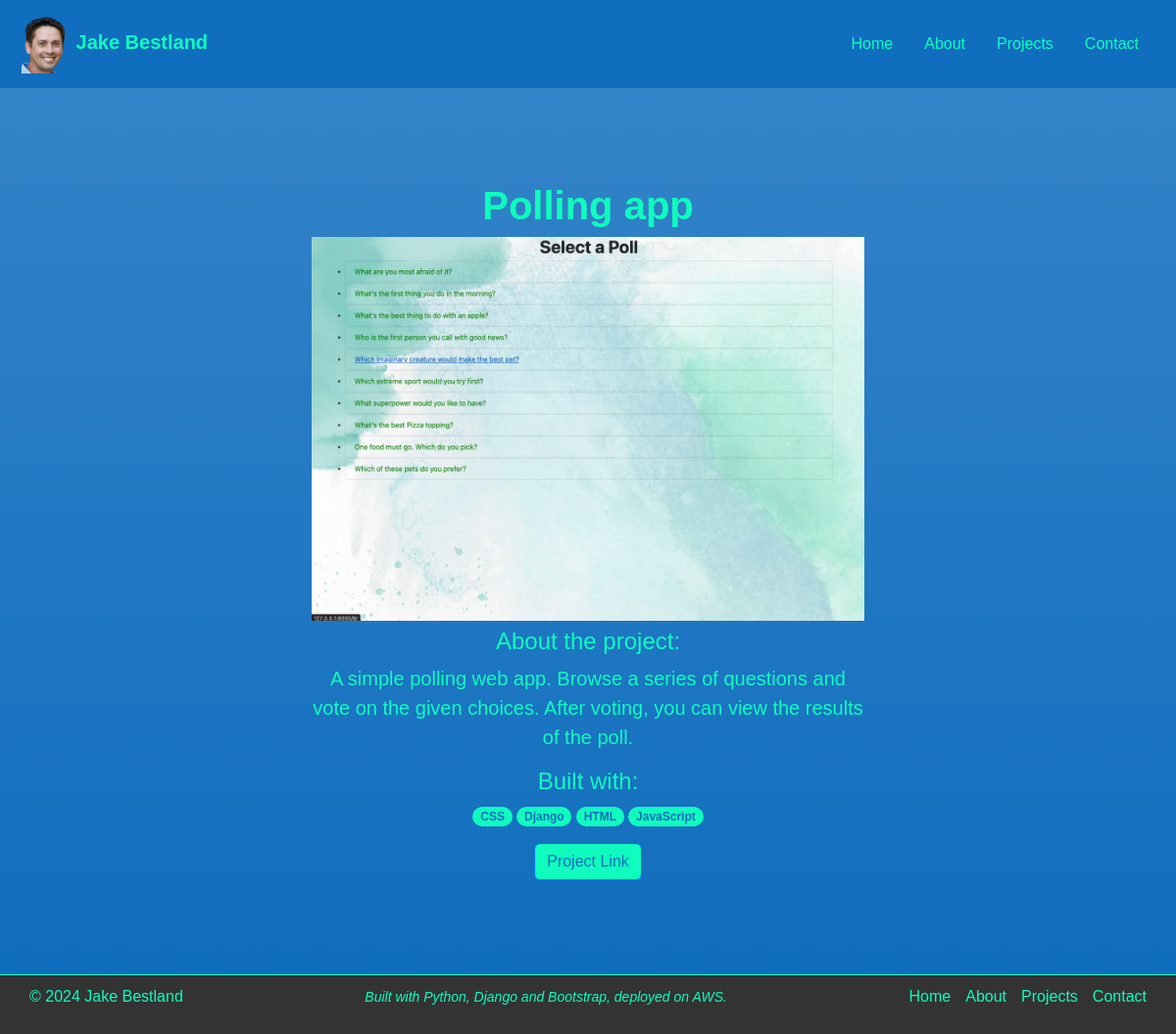
Before: /projects/polling-app with the older database file.
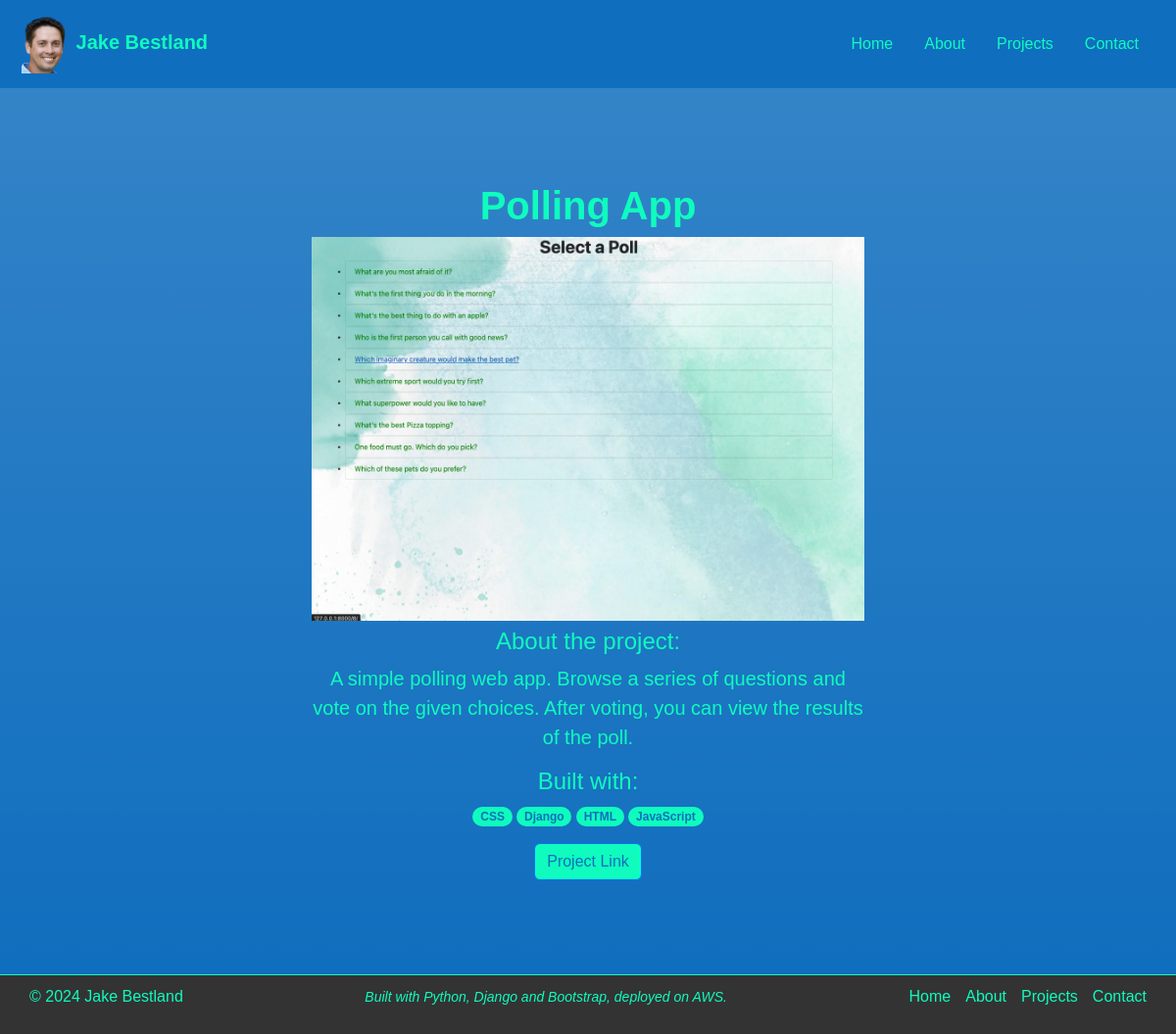
After: the same page with the newer database file.
### projects/models.py (models this page shows, shortened)
class Project(models.Model):
    title = models.CharField(max_length=100)
    description = models.TextField()
    skill = models.ManyToManyField(Skill, help_text="Select a skill used for this project.")
    slug = models.SlugField(unique=True, null=True, blank=True)
    preview_image = models.ImageField(upload_to='images/previews/', null=True, blank=True)
    animated_gif = models.ImageField(upload_to='images/gifs/', null=True, blank=True)
    link = models.URLField(null=True, blank=True)
    highlight = models.BooleanField(default=False)
    def display_skill(self):
        """Create a string for the Skill.  This is required to display the skill in Admin."""
        return ', '.join(skill.name for skill in self.skill.all())
    def skills_as_list(self):
        return (skill.name for skill in self.skill.all())
    display_skill.short_description = 'Skill'

### projects/views.py (the view)
# urls.py: path('projects/<slug:slug>', views.ProjectDetailView.as_view(), name='project_detail'),
class ProjectDetailView(generic.DetailView):
    model = Project
    template_name = 'projects/detail.html'

### projects/templates/projects/detail.html (shortened to what this page needs)
{% extends "base.html" %}
{% load static %}
{% block content %}
    <div class="px-4 py-5 text-center bg-gradient">
        <div class="row py-lg-5">
          <div class="col-lg-6 col-md-8 mx-auto">
            <h1 class="fw-normal"><strong>{{ project.title }}</strong></h1>
            <div class="gif-container d-inline-block">
              {% if project.preview_image %}
              <img src="{{ project.preview_image.url }}" class="img-fluid preview" alt="Static Preview" width="100%" height="75%">
              {% endif %}
            </div>
            <h4>About the project:</h4>
            <p class="lead">{{ project.description }}</p>
            <h4>Built with:</h4>
            <p>
                {% for skill in project.skills_as_list %}
                <span class="badge rounded-pill" style="background-color: #0FFCBE; color: #106EBE;">{{ skill }}</span>
                {% endfor %}
            </p>
            {% if project.link %}
            <a href="{{ project.link }}" class="btn btn-primary" style="background-color: #0FFCBE; color: #106EBE;" target="_blank">Project Link</a>
            {% endif %}
          </div>
        </div>
      </div>
{% endblock %}

Changed rows visible on the page:
changed Project: title "Polling app" → "Polling App"
